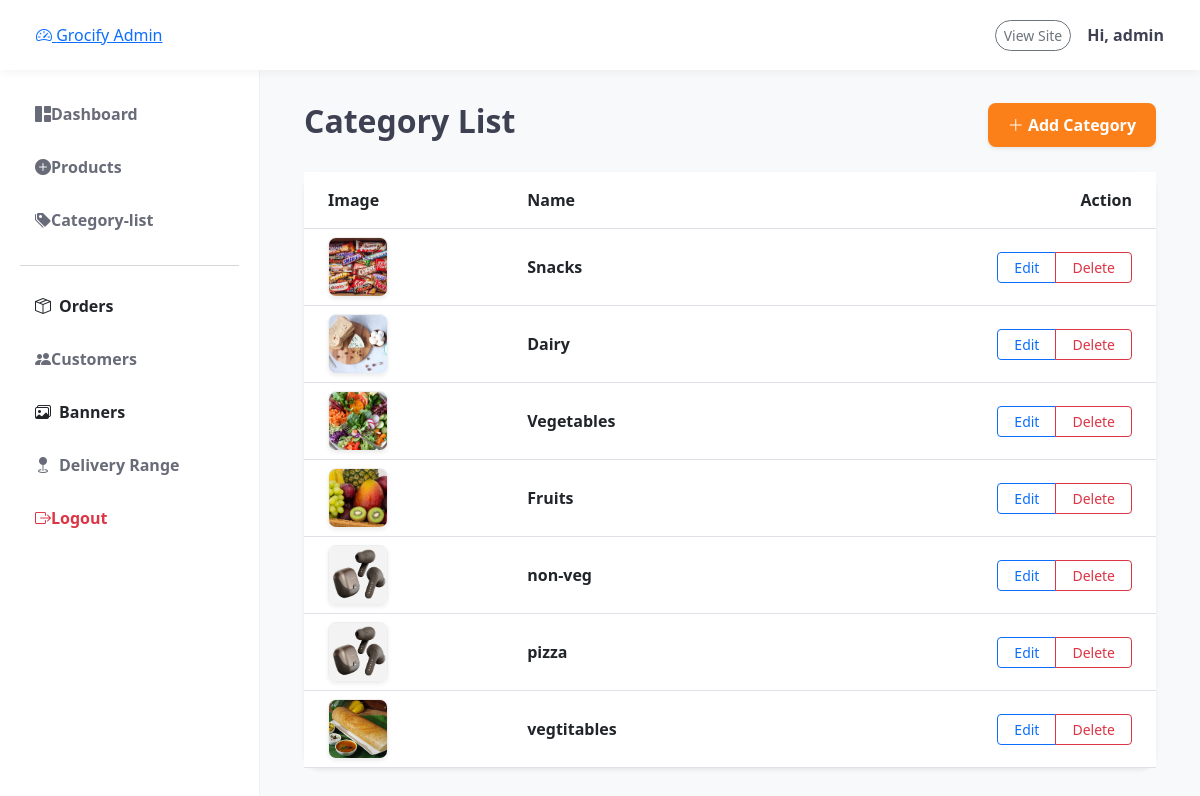
Page /dash/category-list/ (signed in) on the earlier database version.
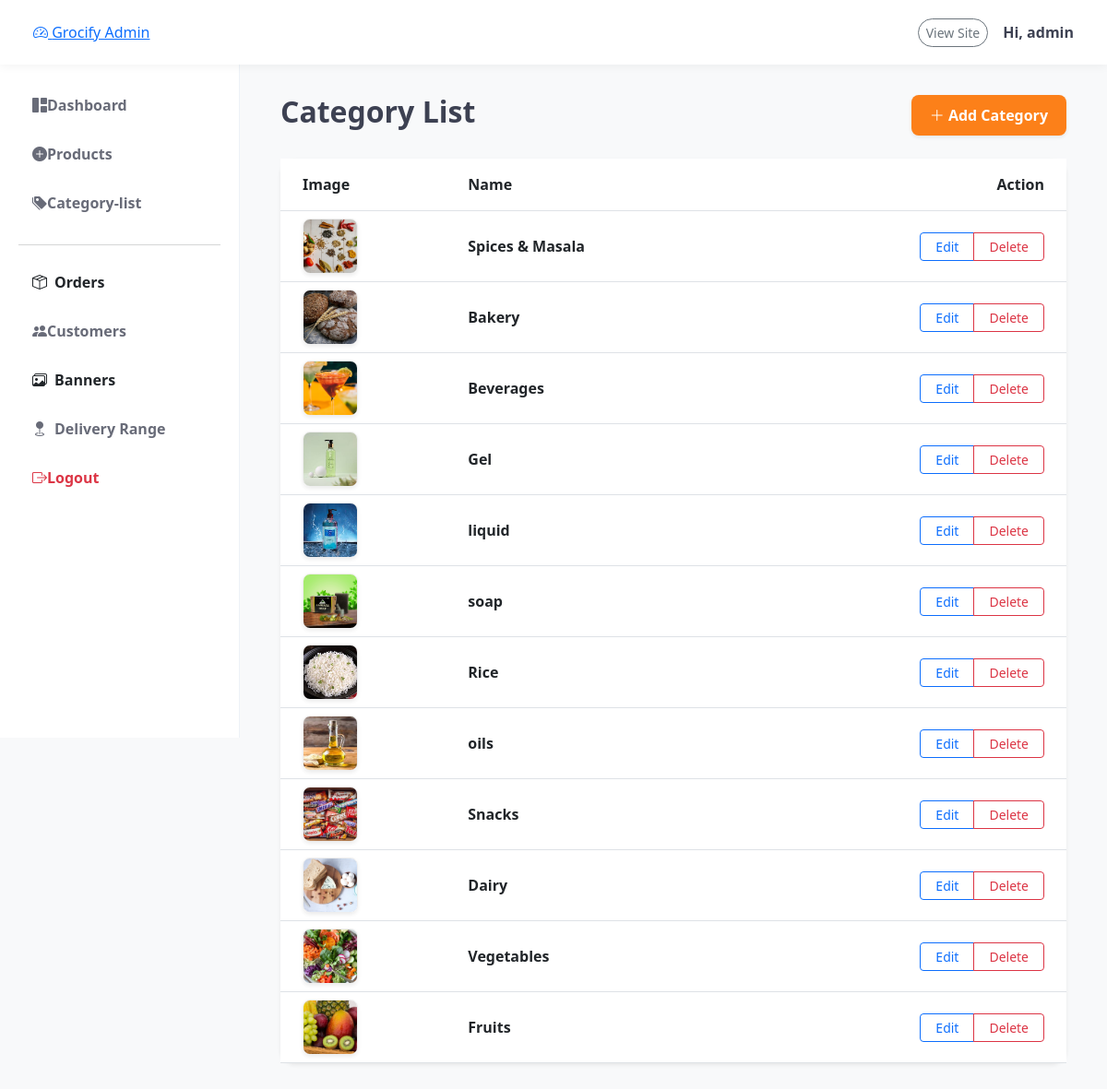
Same page on the later database version.
### store/models.py (models this page shows, shortened)
class Category(models.Model):
    name = models.CharField(max_length=100)  # e.g., "Fresh Vegetables"
    image = models.ImageField(upload_to='categories/')

### admindash/views.py (the view)
# urls.py: path('category-list/', views.category_list, name='category_list'),
@user_passes_test(lambda u: u.is_staff)
def category_list(request):
    categories = Category.objects.all().order_by('-id')
    return render(request, 'admindash/category_list.html', {
        'categories': categories
    })

### admindash/templates/admindash/category_list.html (shortened to what this page needs)
{% extends 'admindash/base.html' %}
{% block admin_content %}
<div class="container-fluid">
    <div class="d-flex justify-content-between align-items-center mb-4">
        <h2 class="fw-bold">Category List</h2>
        <button type="button" class="btn btn-orange shadow-sm" data-bs-toggle="modal" data-bs-target="#addCategoryModal">
            <i class="bi bi-plus-lg"></i> Add Category
        </button>
    </div>
    <div class="card border-0 shadow-sm rounded-4">
        <div class="card-body p-0">
            <div class="table-responsive">
                <table class="table table-hover align-middle mb-0">
                    <thead class="bg-light">
                        <tr>
                            <th class="ps-4 py-3">Image</th>
                            <th class="py-3">Name</th>
                            <th class="py-3 text-end pe-4">Action</th>
                        </tr>
                    </thead>
                    <tbody>
                        {% for category in categories %}
                        <tr>
                            <td class="ps-4">
                                <img src="{{ category.image.url }}"
                                     class="rounded-3 shadow-sm"
                                     style="width: 60px; height: 60px; object-fit: cover;">
                            </td>
                            <td class="fw-semibold">{{ category.name }}</td>
                            <td class="text-end pe-4">
                                <div class="btn-group">
                                    <button type="button" class="btn btn-outline-primary btn-sm px-3" data-bs-toggle="modal" data-bs-target="#editCategoryModal{{ category.id }}">
                                        Edit
                                    </button>
                                    <button type="button" class="btn btn-outline-danger btn-sm px-3" data-bs-toggle="modal" data-bs-target="#deleteCategoryModal{{ category.id }}">
                                        Delete
                                    </button>
                                </div>
                            </td>
                        </tr>
                        {% empty %}
                        <tr>
                            <td colspan="3" class="text-center py-4 text-muted">No categories found.</td>
                        </tr>
                        {% endfor %}
                    </tbody>
                </table>
            </div>
        </div>
    </div>
</div>
{% endblock %}

### admindash/templates/admindash/base.html (shortened to what this page needs)
<!doctype html>
<html lang="en">
  <head>
    <link rel="stylesheet" href="https://unpkg.com/leaflet@1.9.4/dist/leaflet.css" />
    <link
      href="https://cdn.jsdelivr.net/npm/bootstrap@5.3.0/dist/css/bootstrap.min.css"
      rel="stylesheet"
    />
    <link
      rel="stylesheet"
      href="https://cdn.jsdelivr.net/npm/bootstrap-icons@1.11.0/font/bootstrap-icons.css"
    />
  </head>
  <body>
    <nav class="navbar admin-nav fixed-top px-4">
      <div
        class="container-fluid d-flex justify-content-between align-items-center"
      >
        <a href="{% url 'admin_dashboard' %}" class="brand-logo">
          <i class="bi bi-speedometer2"></i> Grocify Admin
        </a>
        <div class="d-flex align-items-center gap-3">
          <a
            href="{% url 'home' %}"
            class="btn btn-outline-secondary btn-sm rounded-pill"
            >View Site</a
          >
          <div class="fw-bold">
            Hi, {{ user.first_name|default:user.username }}
          </div>
        </div>
      </div>
    </nav>
    <div class="sidebar d-none d-lg-block">
      <div class="nav flex-column">
        <a
          href="{% url 'admin_dashboard' %}"
          class="nav-link {% if request.resolver_match.url_name == 'admin_dashboard' %}active{% endif %}"
        >
          <i class="bi bi-grid-1x2-fill"></i> Dashboard
        </a>
        <a
          href="{% url 'product_list_admin' %}"
          class="nav-link {% if request.resolver_match.url_name == 'add_product' %}active{% endif %}"
        >
          <i class="bi bi-plus-circle-fill"></i> Products
        </a>
        <a
          href="{% url 'add_category' %}"
          class="nav-link {% if request.resolver_match.url_name == 'add_category' %}active{% endif %}"
        >
          <i class="bi bi-tags-fill"></i> Category-list
        </a>
        <hr class="text-muted opacity-25" />
       <a href="{% url 'admin_order_list' %}" class="nav-link text-dark d-flex align-items-center gap-2">
        <i class="bi bi-box-seam"></i> Orders
       </a>
        <a href="#" class="nav-link">
          <i class="bi bi-people-fill"></i> Customers
        </a>
        <a href="{% url 'banner_list' %}" class="nav-link text-dark d-flex align-items-center gap-2">
        <i class="bi bi-images"></i> Banners
       </a>
       <a href="{% url 'location_settings' %}" class="nav-link {% if request.resolver_match.url_name == 'location_settings' %}active{% endif %}">
        <i class="bi bi-geo-fill me-2"></i> Delivery Range
        </a>
        <form action="{% url 'logout' %}" method="post" class="mt-auto">
          <button
            type="submit"
            class="nav-link text-danger border-0 bg-transparent w-100 text-start"
          >
            <i class="bi bi-box-arrow-right"></i> Logout
          </button>
        </form>
      </div>
    </div>
    <main class="main-content">
       {% block admin_content %} {% endblock %}
    </main>
  </body>
</html>

### admindash/templates/admindash/base.html (style rules this page uses)
:root { --grocify-orange: #fc8019; --sidebar-bg: #ffffff; --main-bg: #f8f9fa; --text-dark: #3d4152; }
body { background-color: var(--main-bg); font-family: "Segoe UI", sans-serif; color: var(--text-dark); margin: 0; }
.admin-nav { background: #ffffff; height: 70px; box-shadow: 0 2px 10px rgba(0, 0, 0, 0.05); z-index: 1030; }
.sidebar { width: 260px; height: calc(100vh - 70px); position: fixed; top: 70px; left: 0; background: var(--sidebar-bg); border-right: 1px solid #edf2f7; padding: 20px; overflow-y: auto; z-index: 1000; }
.main-content { margin-left: 260px; margin-top: 70px; padding: 2rem; min-height: calc(100vh - 70px); background-color: var(--main-bg); }
.nav-link { display: flex; align-items: center; padding: 12px 15px; border-radius: 12px; color: #686b78; font-weight: 600; margin-bottom: 5px; transition: all 0.2s ease; text-decoration: none; }
.btn-orange { background-color: var(--grocify-orange); color: white; border: none; font-weight: 700; padding: 10px 20px; border-radius: 8px; }
.table img { object-fit: cover; border: 1px solid #eee; }

Differences in the rows shown:
removed Category: image (picture), name "non-veg"
removed Category: image (picture), name "pizza"
removed Category: image (picture), name "vegtitables"
added Category: image (picture), name "Spices & Masala"
added Category: image (picture), name "Bakery"
added Category: image (picture), name "Beverages"
added Category: image (picture), name "Gel"
added Category: image (picture), name "liquid"
added Category: image (picture), name "soap"
added Category: image (picture), name "Rice"
added Category: image (picture), name "oils"
